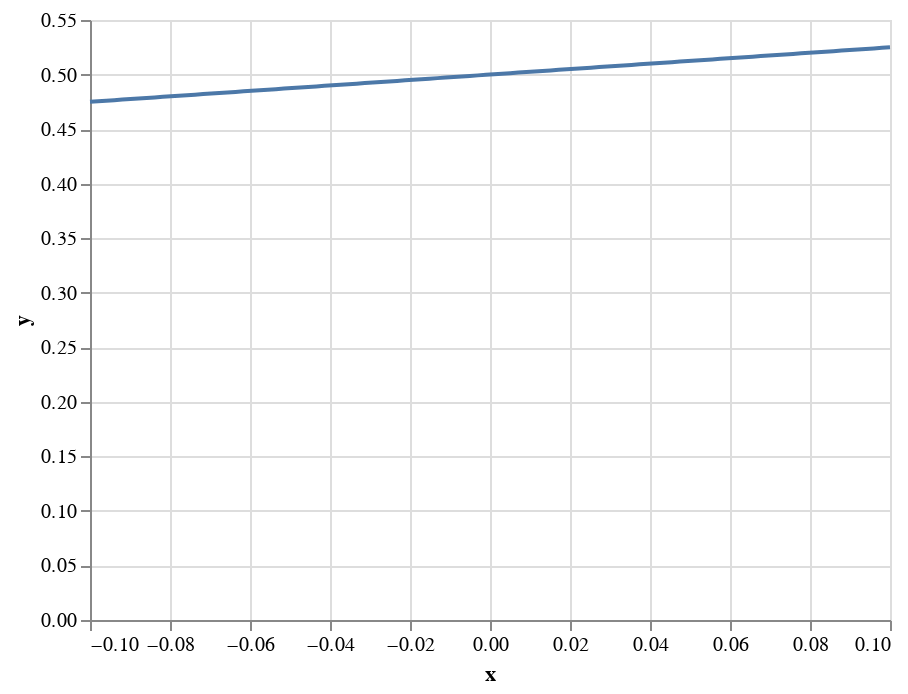

The notebook cell this image was saved under:
### Markdown cell above
You can see that the function is continuous: there are no gaps in the line. We can zoom in on any part of the function and see that it is continuous. However, this is a sleight of hand: we are using a finite-precision representation of the function, and we can't zoom in infinitely far. If we could, we would see that the function is actually discrete, not continuous. 

For example, let's zoom in on the function near $x=0$:

```python
x = np.linspace(-0.1, 0.1, 100)
y = 1 / (1 + np.exp(-x))

df = pd.DataFrame({'x': x, 'y': y})

alt.Chart(df).mark_line().encode(
    x='x',
    y='y'
)
```

### Code cell
x = np.linspace(-0.1, 0.1, 100)
y = 1 / (1 + np.exp(-x))

df = pd.DataFrame({'x': x, 'y': y})

alt.Chart(df).mark_line().encode(
    x='x',
    y='y'
)

### Figure 1 — Vega-Lite specification as saved in the notebook (floating-point values rounded to 4 significant figures)
{"config": {"view": {"continuousWidth": 400, "continuousHeight": 300}}, "data": {"name": "data-2e7a86973752aefff7aec8b27b1ef2eb"}, "mark": "line", "encoding": {"x": {"field": "x", "type": "quantitative"}, "y": {"field": "y", "type": "quantitative"}}, "$schema": "https://vega.github.io/schema/vega-lite/v4.17.0.json", "datasets": {"data-2e7a86973752aefff7aec8b27b1ef2eb": [{"x": -0.1, "y": 0.475}, {"x": -0.09798, "y": 0.4755}, {"x": -0.09596, "y": 0.476}, {"x": -0.09394, "y": 0.4765}, {"x": -0.09192, "y": 0.477}, {"x": -0.0899, "y": 0.4775}, {"x": -0.08788, "y": 0.478}, {"x": -0.08586, "y": 0.4785}, {"x": -0.08384, "y": 0.4791}, {"x": -0.08182, "y": 0.4796}, {"x": -0.0798, "y": 0.4801}, {"x": -0.07778, "y": 0.4806}, {"x": -0.07576, "y": 0.4811}, {"x": -0.07374, "y": 0.4816}, {"x": -0.07172, "y": 0.4821}, {"x": -0.0697, "y": 0.4826}, {"x": -0.06768, "y": 0.4831}, {"x": -0.06566, "y": 0.4836}, {"x": -0.06364, "y": 0.4841}, {"x": -0.06162, "y": 0.4846}, {"x": -0.0596, "y": 0.4851}, {"x": -0.05758, "y": 0.4856}, {"x": -0.05556, "y": 0.4861}, {"x": -0.05354, "y": 0.4866}, {"x": -0.05152, "y": 0.4871}, {"x": -0.04949, "y": 0.4876}, {"x": -0.04747, "y": 0.4881}, {"x": -0.04545, "y": 0.4886}, {"x": -0.04343, "y": 0.4891}, {"x": -0.04141, "y": 0.4896}, {"x": -0.03939, "y": 0.4902}, {"x": -0.03737, "y": 0.4907}, {"x": -0.03535, "y": 0.4912}, {"x": -0.03333, "y": 0.4917}, {"x": -0.03131, "y": 0.4922}, {"x": -0.02929, "y": 0.4927}, {"x": -0.02727, "y": 0.4932}, {"x": -0.02525, "y": 0.4937}, {"x": -0.02323, "y": 0.4942}, {"x": -0.02121, "y": 0.4947}, {"x": -0.01919, "y": 0.4952}, {"x": -0.01717, "y": 0.4957}, {"x": -0.01515, "y": 0.4962}, {"x": -0.01313, "y": 0.4967}, {"x": -0.01111, "y": 0.4972}, {"x": -0.009091, "y": 0.4977}, {"x": -0.007071, "y": 0.4982}, {"x": -0.005051, "y": 0.4987}, {"x": -0.00303, "y": 0.4992}, {"x": -0.00101, "y": 0.4997}, {"x": 0.00101, "y": 0.5003}, {"x": 0.00303, "y": 0.5008}, {"x": 0.005051, "y": 0.5013}, {"x": 0.007071, "y": 0.5018}, {"x": 0.009091, "y": 0.5023}, {"x": 0.01111, "y": 0.5028}, {"x": 0.01313, "y": 0.5033}, {"x": 0.01515, "y": 0.5038}, {"x": 0.01717, "y": 0.5043}, {"x": 0.01919, "y": 0.5048}, {"x": 0.02121, "y": 0.5053}, {"x": 0.02323, "y": 0.5058}, {"x": 0.02525, "y": 0.5063}, {"x": 0.02727, "y": 0.5068}, {"x": 0.02929, "y": 0.5073}, {"x": 0.03131, "y": 0.5078}, {"x": 0.03333, "y": 0.5083}, {"x": 0.03535, "y": 0.5088}, {"x": 0.03737, "y": 0.5093}, {"x": 0.03939, "y": 0.5098}, {"x": 0.04141, "y": 0.5104}, {"x": 0.04343, "y": 0.5109}, {"x": 0.04545, "y": 0.5114}, {"x": 0.04747, "y": 0.5119}, {"x": 0.04949, "y": 0.5124}, {"x": 0.05152, "y": 0.5129}, {"x": 0.05354, "y": 0.5134}, {"x": 0.05556, "y": 0.5139}, {"x": 0.05758, "y": 0.5144}, {"x": 0.0596, "y": 0.5149}, {"x": 0.06162, "y": 0.5154}, {"x": 0.06364, "y": 0.5159}, {"x": 0.06566, "y": 0.5164}, {"x": 0.06768, "y": 0.5169}, {"x": 0.0697, "y": 0.5174}, {"x": 0.07172, "y": 0.5179}, {"x": 0.07374, "y": 0.5184}, {"x": 0.07576, "y": 0.5189}, {"x": 0.07778, "y": 0.5194}, {"x": 0.0798, "y": 0.5199}, {"x": 0.08182, "y": 0.5204}, {"x": 0.08384, "y": 0.5209}, {"x": 0.08586, "y": 0.5215}, {"x": 0.08788, "y": 0.522}, {"x": 0.0899, "y": 0.5225}, {"x": 0.09192, "y": 0.523}, {"x": 0.09394, "y": 0.5235}, {"x": 0.09596, "y": 0.524}, {"x": 0.09798, "y": 0.5245}, {"x": 0.1, "y": 0.525}]}}
